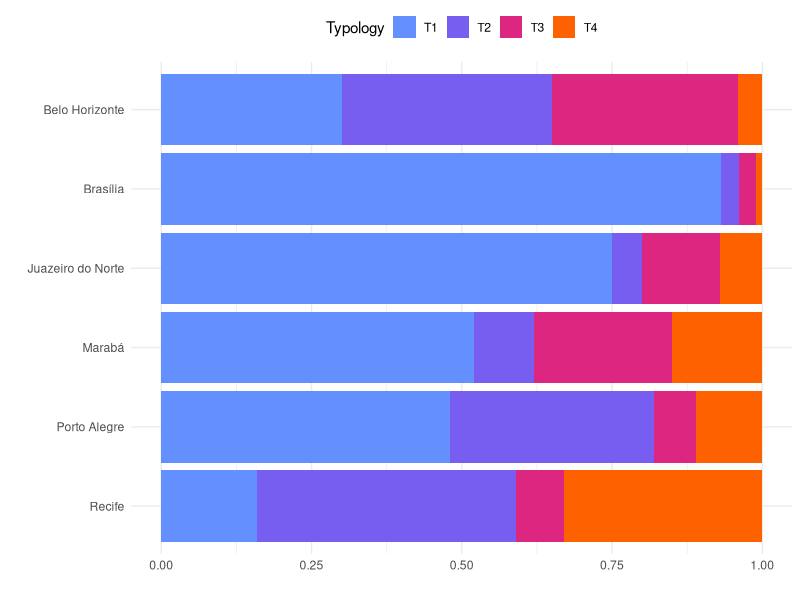
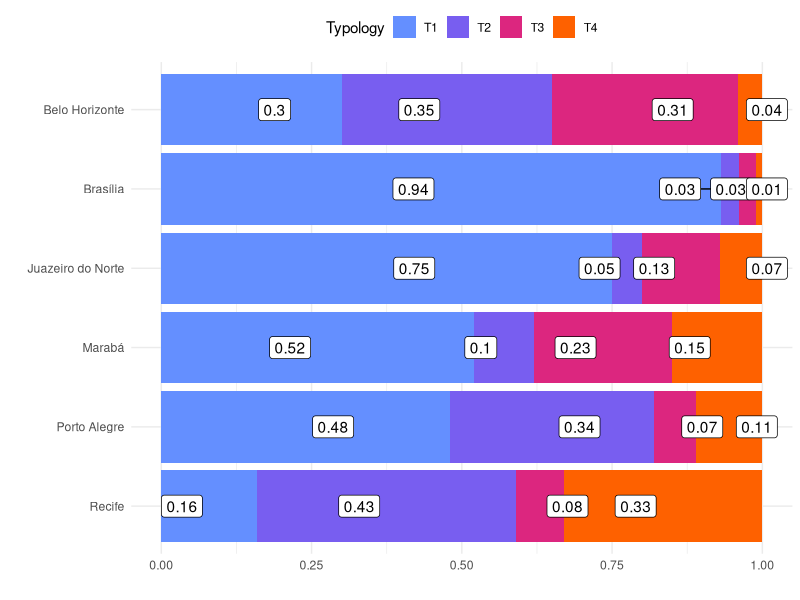

Generate these figures, in order, with R:

library(tidyverse)
library(sf)

tabl <- structure(list(Polo = structure(c(1L, 2L, 3L, 4L, 5L, 6L, 1L, 
                                          2L, 3L, 4L, 5L, 6L, 1L, 2L, 3L, 4L, 5L, 6L, 1L, 2L, 3L, 4L, 5L, 
                                          6L), levels = c("Belo Horizonte", "Brasília", "Juazeiro do Norte", 
                                                          "Marabá", "Porto Alegre", "Recife"), class = "factor"), Typology = structure(c(1L, 
                                                                                                                                       1L, 1L, 1L, 1L, 1L, 2L, 2L, 2L, 2L, 2L, 2L, 3L, 3L, 3L, 3L, 3L, 
                                                                                                                                       3L, 4L, 4L, 4L, 4L, 4L, 4L), levels = c("T1", "T2", "T3", "T4"
                                                                                                                                       ), class = "factor"), Freq = c(0.3, 0.94, 0.75, 0.52, 0.48, 0.16, 
                                                                                                                                                                      0.35, 0.03, 0.05, 0.1, 0.34, 0.43, 0.31, 0.03, 0.13, 0.23, 0.07, 
                                                                                                                                                                      0.08, 0.04, 0.01, 0.07, 0.15, 0.11, 0.33)), class = "data.frame", row.names = c(NA, 
                                                                                                                                                                                                                                                      -24L))


tabl

ggplot() +
  geom_col(data = tabl, aes(x = Freq, y = Polo, fill = Typology), 
           position_fill(reverse = TRUE)) +
  #  geom_text() +
  scale_y_discrete(limits=rev) +
  scale_fill_manual(values = c("#648FFF", "#785EF0", "#DC267F", "#FE6100")) +
  theme_minimal() +
  theme(legend.position = "top") +
  xlab("") +
  ylab("")

ggplot() +
  geom_col(data = tabl, aes(x = Freq, y = Polo, fill = Typology), 
           position_fill(reverse = TRUE)) +
#  geom_text() +
  scale_y_discrete(limits=rev) +
  scale_fill_manual(values = c("#648FFF", "#785EF0", "#DC267F", "#FE6100")) +
  theme_minimal() +
  theme(legend.position = "top") +
  xlab("") +
  ylab("") +
  ggrepel::geom_label_repel(data = tabl, aes(x = Freq, y = Polo, label = Freq),
                           position = position_fill(vjust = 0.5),
                           force = 1,
                           force_pull = 1,
                           direction = "x",
                           seed = 420)
